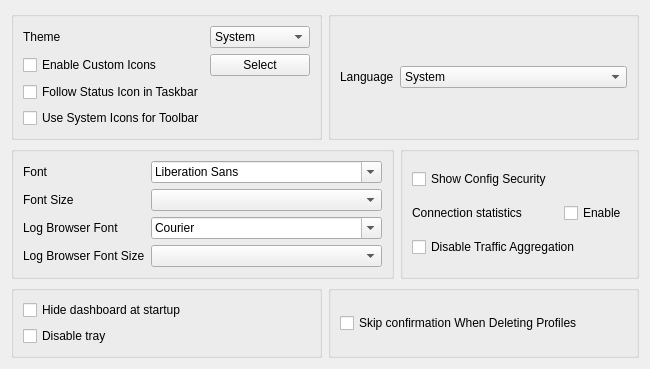
     <widget class="QWidget" name="tab_2">
      <attribute name="title">
       <string>Style</string>
      </attribute>
      <layout class="QGridLayout" name="gridLayout_5">
       <item row="2" column="0">
        <layout class="QHBoxLayout" name="style_h_2">
         <item>
          <widget class="QGroupBox" name="traffic_statistics_box">
           <layout class="QGridLayout" name="gridLayout_8">
            <item row="0" column="0">
             <widget class="QLabel" name="label_2">
              <property name="text">
               <string>Font</string>
              </property>
             </widget>
            </item>
            <item row="0" column="1">
             <widget class="QFontComboBox" name="font"/>
            </item>
            <item row="1" column="0">
             <widget class="QLabel" name="label_5">
              <property name="text">
               <string>Font Size</string>
              </property>
             </widget>
            </item>
            <item row="1" column="1">
             <widget class="QComboBox" name="font_size"/>
            </item>
            <item row="2" column="0">
             <widget class="QLabel" name="label_log_font">
              <property name="text">
               <string>Log Browser Font</string>
              </property>
             </widget>
            </item>
            <item row="2" column="1">
             <widget class="QFontComboBox" name="log_font_family">
              <property name="fontFilters">
               <set>QFontComboBox::FontFilter::MonospacedFonts</set>
              </property>
              <property name="toolTip">
               <string>Only monospaced fonts are listed. An unavailable family falls back to a built-in monospace list.</string>
              </property>
             </widget>
            </item>
            <item row="3" column="0">
             <widget class="QLabel" name="label_log_font_size">
              <property name="text">
               <string>Log Browser Font Size</string>
              </property>
             </widget>
            </item>
            <item row="3" column="1">
             <widget class="QComboBox" name="log_font_size"/>
            </item>
           </layout>
          </widget>
         </item>
         <item>
          <widget class="QGroupBox" name="connection_statistics_box">
           <layout class="QGridLayout" name="gridLayout_11">
            <item row="1" column="0">
             <widget class="QLabel" name="label_9">
              <property name="text">
               <string>Connection statistics</string>
              </property>
             </widget>
            </item>
            <item row="1" column="2">
             <widget class="QCheckBox" name="connection_statistics">
              <property name="text">
               <string>Enable</string>
              </property>
             </widget>
            </item>
            <item row="2" column="0" colspan="3">
             <widget class="QCheckBox" name="disable_traffic_aggregation">
              <property name="toolTip">
               <string>&lt;html&gt;&lt;head/&gt;&lt;body&gt;&lt;p&gt;Fully disables the traffic aggregation feature (per-config and per-app usage history kept in a separate database, shown in the Traffic Stats dashboard). Does not affect the per-profile traffic counters in the main window.&lt;/p&gt;&lt;/body&gt;&lt;/html&gt;</string>
              </property>
              <property name="text">
               <string>Disable Traffic Aggregation</string>
              </property>
             </widget>
            </item>
            <item row="0" column="0">
             <widget class="QCheckBox" name="show_config_security">
              <property name="toolTip">
               <string>&lt;html&gt;&lt;head/&gt;&lt;body&gt;&lt;p&gt;Show each config's security next to its type in the proxy list, e.g. &quot;Trojan (WebSocket+TLS)&quot;. Insecure configs are marked with a warning sign.&lt;/p&gt;&lt;/body&gt;&lt;/html&gt;</string>
              </property>
              <property name="text">
               <string>Show Config Security</string>
              </property>
             </widget>
            </item>
           </layout>
          </widget>
         </item>
        </layout>
       </item>
       <item row="3" column="0">
        <layout class="QHBoxLayout" name="style_h_3">
         <item>
          <widget class="QGroupBox" name="horizontalGroupBox_5">
           <layout class="QVBoxLayout" name="verticalLayout_5">
            <item>
             <widget class="QCheckBox" name="start_minimal">
              <property name="sizePolicy">
               <sizepolicy hsizetype="Preferred" vsizetype="Fixed">
                <horstretch>0</horstretch>
                <verstretch>0</verstretch>
               </sizepolicy>
              </property>
              <property name="text">
               <string>Hide dashboard at startup</string>
              </property>
             </widget>
            </item>
            <item>
             <widget class="QCheckBox" name="disable_tray">
              <property name="sizePolicy">
               <sizepolicy hsizetype="Preferred" vsizetype="Fixed">
                <horstretch>0</horstretch>
                <verstretch>0</verstretch>
               </sizepolicy>
              </property>
              <property name="toolTip">
               <string>Prevents the app from minimizing to the tray when the window is closed. The app will exit instead</string>
              </property>
              <property name="text">
               <string>Disable tray</string>
              </property>
             </widget>
            </item>
           </layout>
          </widget>
         </item>
         <item>
          <widget class="QGroupBox" name="groupBox_2">
           <layout class="QHBoxLayout" name="horizontalLayout_23">
            <item>
             <widget class="QCheckBox" name="skip_delete_confirm">
              <property name="text">
               <string>Skip confirmation When Deleting Profiles</string>
              </property>
             </widget>
            </item>
           </layout>
          </widget>
         </item>
        </layout>
       </item>
       <item row="0" column="0">
        <layout class="QHBoxLayout" name="style_h_1">
         <item>
          <widget class="QGroupBox" name="groupBox">
           <layout class="QGridLayout" name="gridLayout_10">
            <item row="0" column="0">
             <widget class="QLabel" name="label_8">
              <property name="sizePolicy">
               <sizepolicy hsizetype="Maximum" vsizetype="Maximum">
                <horstretch>0</horstretch>
                <verstretch>0</verstretch>
               </sizepolicy>
              </property>
              <property name="text">
               <string>Theme</string>
              </property>
             </widget>
            </item>
            <item row="0" column="1">
             <widget class="QComboBox" name="theme">
              <item>
               <property name="text">
                <string notr="true">System</string>
               </property>
              </item>
             </widget>
            </item>
            <item row="1" column="1">
             <widget class="QPushButton" name="select_custom_icon">
              <property name="text">
               <string>Select</string>
              </property>
             </widget>
            </item>
            <item row="1" column="0">
             <widget class="QCheckBox" name="enable_custom_icon">
              <property name="text">
               <string>Enable Custom Icons</string>
              </property>
             </widget>
            </item>
            <item row="3" column="0" colspan="2">
             <widget class="QCheckBox" name="use_system_toolbar_icons">
              <property name="toolTip">
               <string>Use the desktop icon theme for toolbar buttons. Missing icons use the bundled icons.</string>
              </property>
              <property name="text">
               <string>Use System Icons for Toolbar</string>
              </property>
             </widget>
            </item>
            <item row="2" column="0">
             <widget class="QCheckBox" name="follow_status_in_taskbar">
              <property name="toolTip">
               <string>Follow the connection status icon in the dock/taskbar. When off, it always shows the Throne icon</string>
              </property>
              <property name="text">
               <string>Follow Status Icon in Taskbar</string>
              </property>
             </widget>
            </item>
           </layout>
          </widget>
         </item>
         <item>
          <widget class="QGroupBox" name="groupBox2">
           <layout class="QGridLayout" name="gridLayout_4">
            <item row="0" column="2">
             <widget class="QComboBox" name="language">
              <item>
               <property name="text">
                <string notr="true">System</string>
               </property>
              </item>
              <item>
               <property name="text">
                <string notr="true">English</string>
               </property>
              </item>
              <item>
               <property name="text">
                <string notr="true">简体中文</string>
               </property>
              </item>
              <item>
               <property name="text">
                <string notr="true">فارسی</string>
               </property>
              </item>
              <item>
               <property name="text">
                <string notr="true">Русский</string>
               </property>
              </item>
             </widget>
            </item>
            <item row="0" column="0">
             <widget class="QLabel" name="label_15">
              <property name="sizePolicy">
               <sizepolicy hsizetype="Maximum" vsizetype="Maximum">
                <horstretch>0</horstretch>
                <verstretch>0</verstretch>
               </sizepolicy>
              </property>
              <property name="text">
               <string>Language</string>
              </property>
             </widget>
            </item>
           </layout>
          </widget>
         </item>
        </layout>
       </item>
      </layout>
     </widget>
